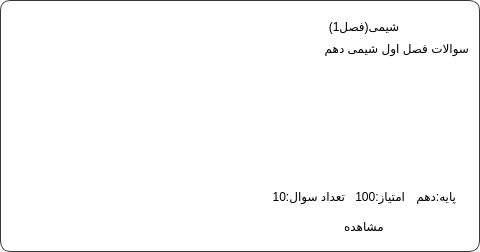
<?xml version="1.0" encoding="UTF-8"?>
<ui version="4.0">
 <class>cardFrame</class>
 <widget class="QFrame" name="cardFrame">
  <property name="geometry">
   <rect>
    <x>0</x>
    <y>0</y>
    <width>480</width>
    <height>252</height>
   </rect>
  </property>
  <property name="minimumSize">
   <size>
    <width>480</width>
    <height>252</height>
   </size>
  </property>
  <property name="maximumSize">
   <size>
    <width>600</width>
    <height>252</height>
   </size>
  </property>
  <property name="windowTitle">
   <string>Frame</string>
  </property>
  <property name="styleSheet">
   <string notr="true">QFrame#cardFrame{
background-color:#ffffff;
border-radius:10px;
border:1px solid #383838;
}</string>
  </property>
  <layout class="QHBoxLayout" name="horizontalLayout">
   <property name="spacing">
    <number>0</number>
   </property>
   <property name="leftMargin">
    <number>5</number>
   </property>
   <property name="topMargin">
    <number>0</number>
   </property>
   <property name="rightMargin">
    <number>5</number>
   </property>
   <property name="bottomMargin">
    <number>0</number>
   </property>
   <item>
    <widget class="QLabel" name="imageLabel">
     <property name="minimumSize">
      <size>
       <width>250</width>
       <height>250</height>
      </size>
     </property>
     <property name="styleSheet">
      <string notr="true"/>
     </property>
     <property name="text">
      <string/>
     </property>
     <property name="textFormat">
      <enum>Qt::MarkdownText</enum>
     </property>
     <property name="scaledContents">
      <bool>true</bool>
     </property>
     <property name="alignment">
      <set>Qt::AlignCenter</set>
     </property>
    </widget>
   </item>
   <item>
    <layout class="QVBoxLayout" name="verticalLayout">
     <property name="leftMargin">
      <number>5</number>
     </property>
     <property name="topMargin">
      <number>10</number>
     </property>
     <property name="rightMargin">
      <number>5</number>
     </property>
     <property name="bottomMargin">
      <number>10</number>
     </property>
     <item>
      <widget class="QLabel" name="cardTitle">
       <property name="minimumSize">
        <size>
         <width>160</width>
         <height>30</height>
        </size>
       </property>
       <property name="styleSheet">
        <string notr="true"/>
       </property>
       <property name="text">
        <string>شیمی(فصل1)</string>
       </property>
       <property name="alignment">
        <set>Qt::AlignCenter</set>
       </property>
      </widget>
     </item>
     <item>
      <widget class="QLabel" name="cardShortDes">
       <property name="minimumSize">
        <size>
         <width>210</width>
         <height>30</height>
        </size>
       </property>
       <property name="styleSheet">
        <string notr="true"/>
       </property>
       <property name="text">
        <string>سوالات فصل اول شیمی دهم</string>
       </property>
       <property name="textFormat">
        <enum>Qt::PlainText</enum>
       </property>
       <property name="scaledContents">
        <bool>false</bool>
       </property>
       <property name="alignment">
        <set>Qt::AlignLeading|Qt::AlignLeft|Qt::AlignTop</set>
       </property>
       <property name="wordWrap">
        <bool>true</bool>
       </property>
       <property name="margin">
        <number>0</number>
       </property>
      </widget>
     </item>
     <item>
      <spacer name="verticalSpacer">
       <property name="orientation">
        <enum>Qt::Vertical</enum>
       </property>
       <property name="sizeHint" stdset="0">
        <size>
         <width>20</width>
         <height>40</height>
        </size>
       </property>
      </spacer>
     </item>
     <item>
      <widget class="QLabel" name="errorLabel">
       <property name="minimumSize">
        <size>
         <width>0</width>
         <height>30</height>
        </size>
       </property>
       <property name="styleSheet">
        <string notr="true">color:rgb(0, 170, 0)</string>
       </property>
       <property name="text">
        <string/>
       </property>
       <property name="alignment">
        <set>Qt::AlignCenter</set>
       </property>
      </widget>
     </item>
     <item>
      <layout class="QHBoxLayout" name="horizontalLayout_2">
       <property name="spacing">
        <number>10</number>
       </property>
       <item>
        <spacer name="horizontalSpacer_2">
         <property name="orientation">
          <enum>Qt::Horizontal</enum>
         </property>
         <property name="sizeHint" stdset="0">
          <size>
           <width>40</width>
           <height>20</height>
          </size>
         </property>
        </spacer>
       </item>
       <item>
        <widget class="QLabel" name="questionsCountLabel">
         <property name="minimumSize">
          <size>
           <width>0</width>
           <height>30</height>
          </size>
         </property>
         <property name="text">
          <string>تعداد سوال:10</string>
         </property>
        </widget>
       </item>
       <item>
        <widget class="QLabel" name="scoreLabel">
         <property name="minimumSize">
          <size>
           <width>0</width>
           <height>30</height>
          </size>
         </property>
         <property name="text">
          <string>امتیاز:100</string>
         </property>
        </widget>
       </item>
       <item>
        <widget class="QLabel" name="classLabel">
         <property name="minimumSize">
          <size>
           <width>0</width>
           <height>30</height>
          </size>
         </property>
         <property name="text">
          <string>پایه:دهم</string>
         </property>
        </widget>
       </item>
       <item>
        <spacer name="horizontalSpacer">
         <property name="orientation">
          <enum>Qt::Horizontal</enum>
         </property>
         <property name="sizeHint" stdset="0">
          <size>
           <width>40</width>
           <height>20</height>
          </size>
         </property>
        </spacer>
       </item>
      </layout>
     </item>
     <item>
      <widget class="QPushButton" name="showMoreButton">
       <property name="minimumSize">
        <size>
         <width>210</width>
         <height>30</height>
        </size>
       </property>
       <property name="styleSheet">
        <string notr="true">border:none;
background-color:#ffffff;
border-radius:5px;</string>
       </property>
       <property name="text">
        <string>مشاهده</string>
       </property>
       <property name="checkable">
        <bool>false</bool>
       </property>
       <property name="flat">
        <bool>false</bool>
       </property>
      </widget>
     </item>
    </layout>
   </item>
  </layout>
 </widget>
 <resources/>
 <connections/>
</ui>
